Frame 1 (no input): blank canvas, image omitted
Frame 60 (the mouse pressed at the canvas centre just before this capture): blank canvas, image omitted
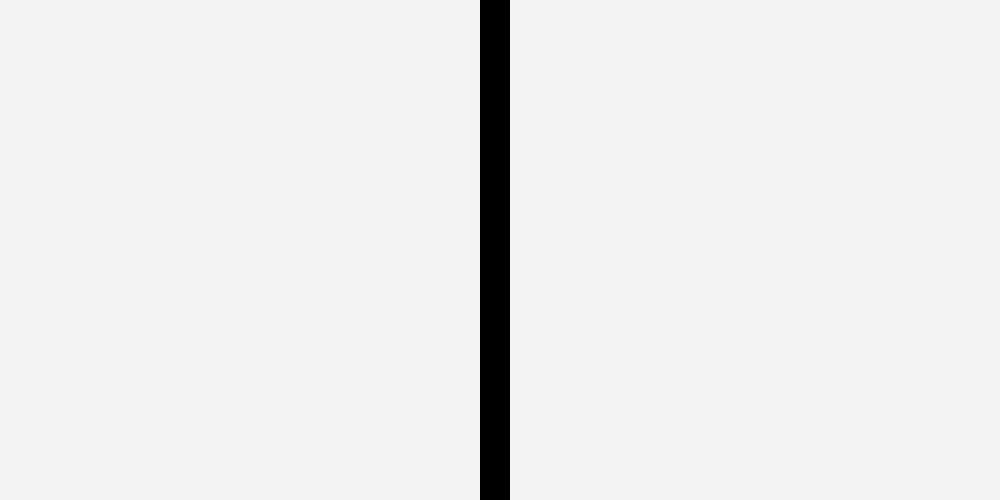
Frame 120 (the mouse held since frame 60 and released just before this capture)

The Processing sketch whose frames 1 and 60 were blank and that drew this single picture after the mouse press (run headless with seeded random() and noise(); from frame 60 on, the mouse is pressed at the canvas centre):

// Processing sketch: black_and_white
// ── black_and_white.pde
int barWidth = 30;
void setup(){
  size(1000,500);
}

void draw(){
  for (int i = 0; i< width; i += barWidth){
   if(mouseX > i && mouseX < i + barWidth){ 
fill(0);
} else{
  
  fill(255,255,255,10);
  frameRate(10);
}
noStroke();
 rect(i, 0, barWidth, height);
  }
  
}
